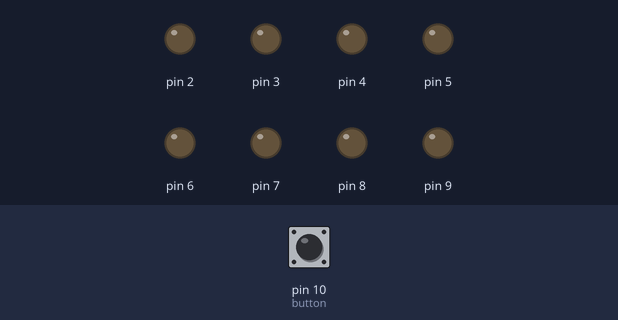
This sketch was run on a simulated Arduino Uno, built with avr-gcc and run on an emulated ATmega328P. Parts: output pins drawn as LEDs (lit = HIGH). Dashed ring = blinking. The inputs (shaded band) are chosen by the test bench; at power-on: pin 10 (button) LOW.

Above: at 1.2 s.
1.3 s: pin 10 (button) pulled HIGH for 0.15 s
At 2.1 s:
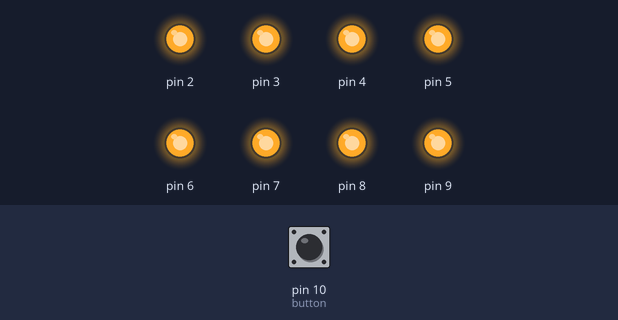
2.9 s: pin 10 (button) pulled HIGH for 1 s
At 4.15 s:
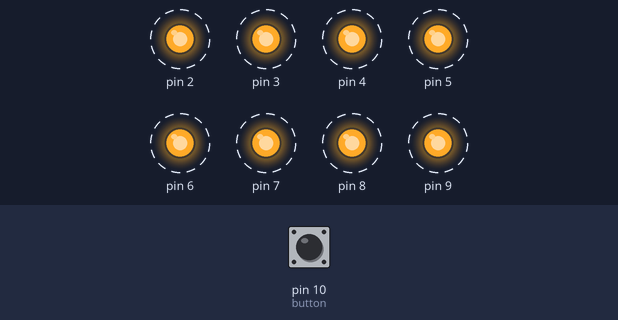
6.0 s: pin 10 (button) pulled HIGH for 0.15 s
At 6.2 s:
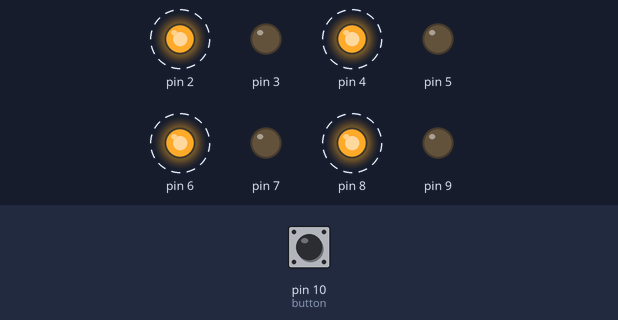
9.0 s: pin 10 (button) pulled HIGH for 3.2 s
14.1 s: pin 10 (button) pulled HIGH for 1 s
Timing chart, 0 to 18.1 s (numbered marks = the images above; inputs shaded):
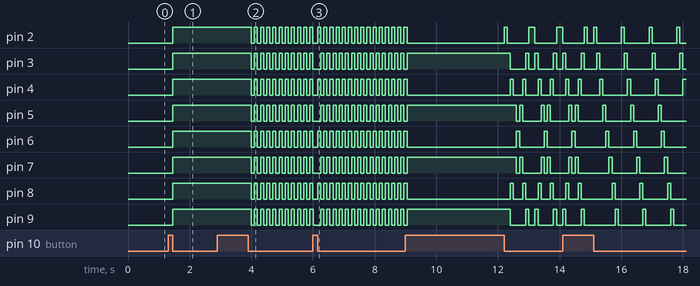

Measured:
- after the input at 1.3 s, pin 2–9: LOW → HIGH after 0.15 s
- after the input at 2.9 s, pin 2–9: alternates HIGH for 0.10 s and LOW for 0.10 s, starting after 1.1 s

The sketch:

LED.ino
```cpp
#define button 10
#define switch1 11
#define switch2 12

int state = 0;
int old = 0;
int current = 0;

void setup() {
  for (int i = 2; i < 10; i++) {
    pinMode(i, OUTPUT);
  }
  pinMode(button, INPUT);
  pinMode(switch1, INPUT);
  pinMode(switch2, INPUT);
}

void loop() {
  current = digitalRead(button);
  if (current == 1) {
    delay(50);
    while (digitalRead(button) == 1);
    state = old + 1;
    old = state;
  }

  switch (state) {
    case 1:
      for (int i = 2; i < 10; i++) {
        digitalWrite(i, HIGH);
      }
      break;

    case 2:
      for (int i = 2; i < 10; i++) {
        digitalWrite(i, HIGH);
      }
      delay(100);
      for (int i = 2; i < 10; i++) {
        digitalWrite(i, LOW);
      }
      delay(100);
      break;

    case 3:
       for(int i = 2; i < 10; i++) {
      digitalWrite(i, (i % 2 == 0)? HIGH : LOW);
    }
    delay(100);
    for(int i = 2; i < 10; i++) {
      digitalWrite(i, (i % 2 == 0)? LOW : HIGH);
    }
    delay(100);
    break;
    case 4:
     for(int i=2;i<=10;i++)
  {
    int a=10-(i-2);
    digitalWrite(i,HIGH);
    digitalWrite(a,HIGH);
    delay(100);
    digitalWrite(i,LOW);
    digitalWrite(a,LOW);
  }
  break;

  case 5:
   for(int i=2;i<=10;i++)
  {
    digitalWrite(i,HIGH);

    delay(100);
    digitalWrite(i,LOW);

  }
  break;

  case 6:
  if (digitalRead(switch1)) {
      if (digitalRead(switch2)) {
      for(int i = 2; i < 10; i++) {
        digitalWrite(i, LOW);
      }
    }
    else {
      for(int i = 2; i < 6; i++) {
        digitalWrite(i, LOW);
      }
      for(int i = 6; i < 10; i++) {
        digitalWrite(i, HIGH);
      }
    }
  }
  else {
    if (digitalRead(switch2)) {
      for(int i = 2; i < 6; i++) {
        digitalWrite(i, HIGH);
      }
      for(int i = 6; i < 10; i++) {
        digitalWrite(i, LOW);
      }
    }
    else {
      for(int i = 2; i < 10; i++) {
        digitalWrite(i, HIGH);
      }
    }
  }
  break;


    default:
      for (int i = 2; i < 10; i++) {
        digitalWrite(i, LOW);
      }
      state = 0;
      old = 0;
      break;
  }
}
```
